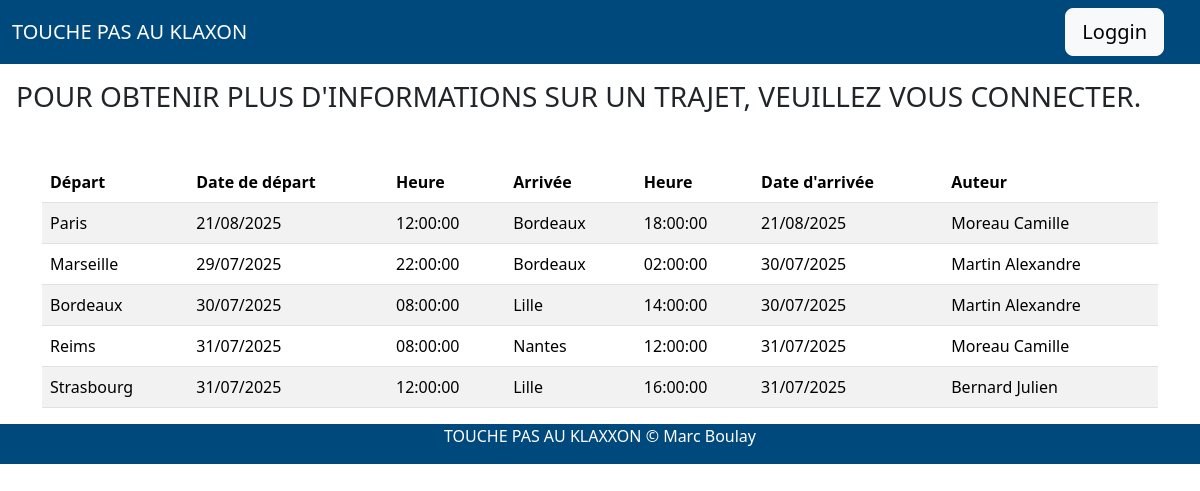
/templates/accueil.php, run on the app's committed database.
### tables this page shows
CREATE TABLE `trajets` (
  `id` int(11) NOT NULL,
  `depart` int(11) NOT NULL,
  `date_depart` date NOT NULL,
  `heure_depart` time NOT NULL,
  `arrivee` int(11) NOT NULL,
  `date_arrivee` date NOT NULL,
  `heure_arrivee` time NOT NULL,
  `nbr_places` int(11) NOT NULL,
  `places_dispo` int(11) NOT NULL,
  `contact` int(11) NOT NULL
);

CREATE TABLE `agences` (
  `id` int(11) NOT NULL,
  `ville` varchar(50) NOT NULL
);

CREATE TABLE `users` (
  `id` int(11) NOT NULL,
  `nom` varchar(50) NOT NULL,
  `prenom` varchar(50) NOT NULL,
  `telephone` int(11) NOT NULL,
  `email` varchar(50) NOT NULL,
  `role` varchar(10) NOT NULL,
  `password` varchar(12) NOT NULL
);

### controller/trajetListController.php (called while the page is built)
<?php
require_once '../core/db.php';
$sql = "SELECT
trajets.id,
DATE_FORMAT(date_depart, '%d/%m/%Y') AS date_depart,
heure_depart,
DATE_FORMAT(date_arrivee, '%d/%m/%Y') AS date_arrivee,
heure_arrivee,
places_dispo,
nbr_places,
users.nom AS nom,
users.prenom AS prenom,
users.email AS email,
users.telephone AS tel,
depart.ville AS depart,
arrivee.ville AS arrivee
FROM trajets
JOIN agences AS depart ON trajets.depart = depart.id
JOIN agences AS arrivee ON trajets.arrivee = arrivee.id
JOIN users ON trajets.contact = users.id
WHERE date_depart >= NOW() AND places_dispo > 0
ORDER BY date_depart ASC";
$resultat = $conn->query($sql);
?>

### templates/trajetsList.php (the view, shortened to what this page needs)
<?php
require '../controller/trajetListController.php';
?>
<link rel="stylesheet" href="https://cdn.jsdelivr.net/npm/bootstrap-icons@1.13.1/font/bootstrap-icons.min.css">
<div class="container mt-5">
        <table class="table table-striped">
            <thead>
                <tr>
                    <th>Départ</th>
                    <th>Date de départ</th>
                    <th>Heure</th>
                    <th>Arrivée</th>
                    <th>Heure</th>
                    <th>Date d'arrivée</th>
                    <th>Auteur</th>
                </tr>
            </thead>
            <tbody>
                <?php if ($resultat->num_rows > 0): ?>
                    <?php while ($ligne = $resultat->fetch_assoc()):
                    ?>
                        <tr>
                            <td><?php echo htmlspecialchars($ligne['depart']); ?></td>
                            <td><?php echo htmlspecialchars($ligne['date_depart']); ?></td>
                            <td><?php echo htmlspecialchars($ligne['heure_depart']); ?></td>
                            <td><?php echo htmlspecialchars($ligne['arrivee']); ?></td>
                            <td><?php echo htmlspecialchars($ligne['heure_arrivee']); ?></td>
                            <td><?php echo htmlspecialchars($ligne['date_arrivee']); ?></td>
                            <td><?php echo htmlspecialchars($ligne['nom']) . " " . htmlspecialchars($ligne['prenom']); ?></td>
                        </tr>
                    <?php endwhile; ?>
                <?php else: ?>
                    <tr><td colspan="5">Aucun trajet trouvé.</td></tr>
                <?php endif; ?>
            </tbody>
        </table>
</div>

### templates/accueil.php (shortened to what this page needs)
<!DOCTYPE html>
<html lang="fr">
<head>
    <link href="https://cdn.jsdelivr.net/npm/bootstrap@5.3.7/dist/css/bootstrap.min.css" rel="stylesheet">
    <link rel="stylesheet" href="../assets/style.css">
</head>
<header>
    <nav class="navbar">
  <div class="container-fluid">
    <div>
    <a class="navbar-brand">TOUCHE PAS AU KLAXON</a>
  </div>
  <div class="nav justify-content-end me-4">
    <button class="btn btn-light btn-lg" data-bs-toggle="modal" data-bs-target="#loggin">
      Loggin
    </button>
  </div>
  </div>
</nav>
</header>
<body>
  <h3 class="ms-3 mt-3">POUR OBTENIR PLUS D'INFORMATIONS SUR UN TRAJET, VEUILLEZ VOUS CONNECTER.</h3>
  <?php include 'trajetsList.php'; ?>
</body>
  <?php include 'footer.php'?>
</html>

### templates/footer.php (shortened to what this page needs)
<footer>
    <p class="text-white">TOUCHE PAS AU KLAXXON &copy Marc Boulay</p>
</footer>

### assets/style.css (style rules this page uses)
.navbar { background-color: #00497c; }
footer { display: flex; align-content: center; justify-content: center; height: 40px; background-color: #00497c; }
.navbar-brand { color: white; }

### data on the page
trajets: depart.ville "Paris", date_depart "21/08/2025", heure_depart "12:00:00", arrivee.ville "Bordeaux", heure_arrivee "18:00:00", date_arrivee "21/08/2025", contact.nom "Moreau", contact.prenom "Camille"
trajets: depart.ville "Marseille", date_depart "29/07/2025", heure_depart "22:00:00", arrivee.ville "Bordeaux", heure_arrivee "02:00:00", date_arrivee "30/07/2025", contact.nom "Martin", contact.prenom "Alexandre"
trajets: depart.ville "Bordeaux", date_depart "30/07/2025", heure_depart "08:00:00", arrivee.ville "Lille", heure_arrivee "14:00:00", date_arrivee "30/07/2025", contact.nom "Martin", contact.prenom "Alexandre"
trajets: depart.ville "Reims", date_depart "31/07/2025", heure_depart "08:00:00", arrivee.ville "Nantes", heure_arrivee "12:00:00", date_arrivee "31/07/2025", contact.nom "Moreau", contact.prenom "Camille"
trajets: depart.ville "Strasbourg", date_depart "31/07/2025", heure_depart "12:00:00", arrivee.ville "Lille", heure_arrivee "16:00:00", date_arrivee "31/07/2025", contact.nom "Bernard", contact.prenom "Julien"
